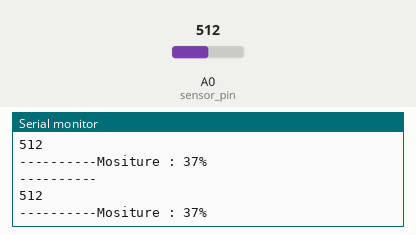
Bench run of a sketch on a simulated Arduino Nano, built with avr-gcc and run on an emulated ATmega328P. Shown: the last lines printed to the serial monitor. The test bench sets the inputs (shaded band); at power-on: A0 (sensor_pin) = 512.

Above: at 3.2 s.
3.3 s: A0 (sensor_pin) set to 716
At 4.6 s:
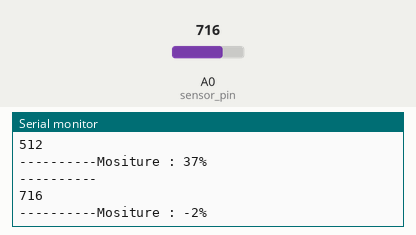
4.8 s: A0 (sensor_pin) set to 900
At 5.7 s:
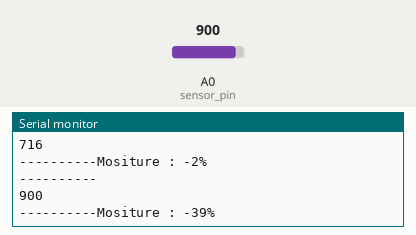
Timing chart, 0 to 7.8 s (numbered marks = the images above; inputs shaded):
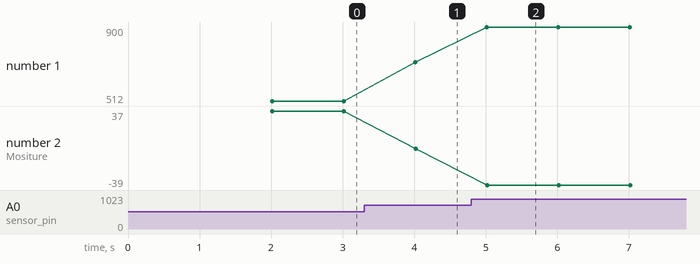

Measured:
- after the input at 3.3 s, the serial monitor: prints a new line after 0.71 s (image 1)
- after the input at 4.8 s, the serial monitor: prints a new line after 0.22 s (image 2)
- plotted number 1: 512 → 716 after the input at 3.3 s, 716 → 900 after the input at 4.8 s
- plotted number 2: 37 → -2 after the input at 3.3 s, -2 → -39 after the input at 4.8 s

The sketch:

Calibratie_A1.ino
```cpp
int sensor_pin = A0;
int output_value ;

/*
 *
 * CALIBREREN VAN SENSOR A 1
 * ELKE SENSOR IS HELAAS ANDERS
 */

void setup() {
  Serial.begin(9600);
  Serial.println("Reading From the Sensor ...");
  delay(2000);
  }

void loop() {

  output_value= analogRead(sensor_pin);
  Serial.println("----------");
  Serial.println(output_value);
  Serial.print("----------");
  output_value = map(output_value,703,200,0,100);
  Serial.print("Mositure : ");
  Serial.print(output_value);
  Serial.println("%");
  delay(1000);
  }
```
